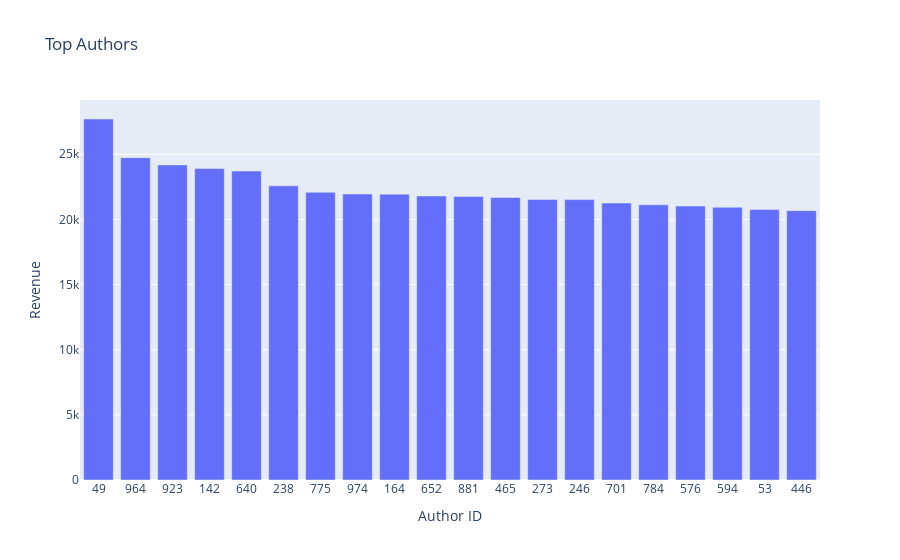

The code cell stored with this chart in its notebook:
### Code cell
fig = px.bar(df_revenue_per_author.sort_values(by = "Revenue", ascending=[False]).head(20), x= "AuthorID", y = "Revenue",
             title = "Top Authors",
            labels={"AuthorID":"Author ID"}) #Barplot for each year
fig.show()

### Figure 1 — Plotly figure (JSON) as saved in the notebook; plotly's stock layout.template omitted (floating-point values rounded to 4 significant figures)
{"data": [{"alignmentgroup": "True", "hovertemplate": "Author ID=%{x}<br>Revenue=%{y}<extra></extra>", "legendgroup": "", "marker": {"color": "#636efa", "pattern": {"shape": ""}}, "name": "", "offsetgroup": "", "orientation": "v", "showlegend": false, "textposition": "auto", "type": "bar", "x": ["49", "964", "923", "142", "640", "238", "775", "974", "164", "652", "881", "465", "273", "246", "701", "784", "576", "594", "53", "446"], "xaxis": "x", "y": [27709, 24744, 24185, 23904, 23717, 22577, 22083, 21952, 21938, 21801, 21755, 21686, 21536, 21521, 21259, 21125, 21032, 20939, 20756, 20676], "yaxis": "y"}], "layout": {"barmode": "relative", "legend": {"tracegroupgap": 0}, "title": {"text": "Top Authors"}, "xaxis": {"anchor": "y", "domain": [0, 1], "title": {"text": "Author ID"}}, "yaxis": {"anchor": "x", "domain": [0, 1], "title": {"text": "Revenue"}}}}
